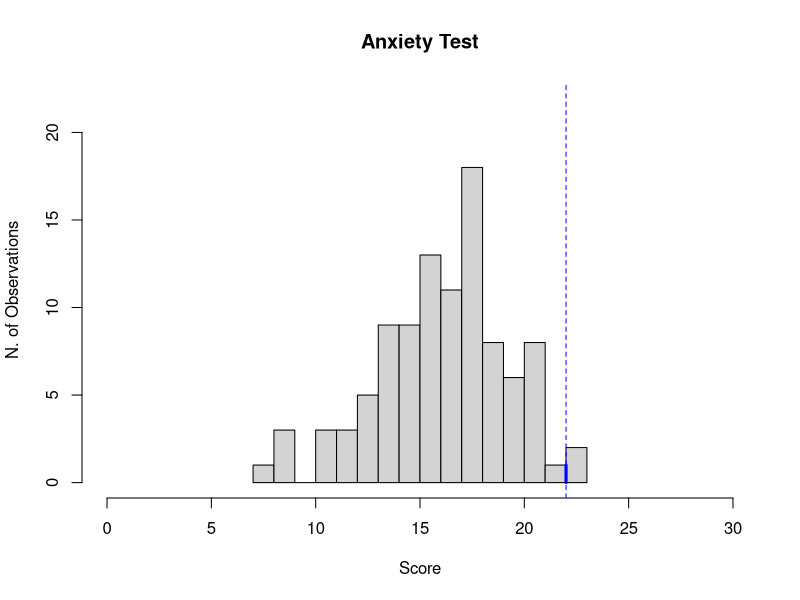
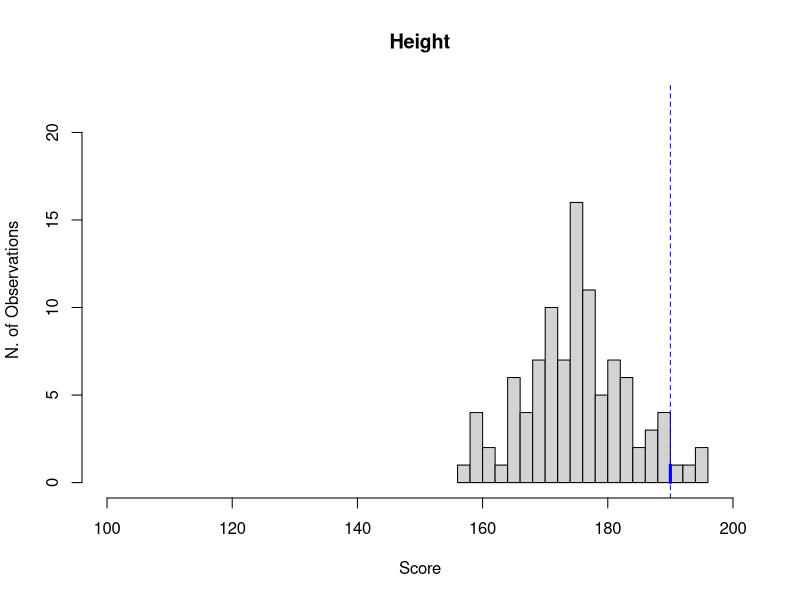

The R source for these figures, in order:
## ---- chunk 1
#initialize a quato template for resuse
knitr::opts_template$set(
  myplot = list(
    echo = FALSE,
    fig.show = "asis",
    dpi = 100,
    fig.width = 7,
    fig.height = 5
  )
)

## ---- chunk 2
#initialize a quato template for resuse
knitr::opts_template$set(
  myplot = list(
    echo = FALSE,
    fig.show = "asis",
    dpi = 100,
    fig.width = 7,
    fig.height = 5
  )
)
## ---- chunk 3
#| opts.label: myplot

my_score=22
set.seed(42)
hist(rnorm(100, mean=16, sd=3), ylim=c(0,22), xlim=c(0,30), xlab="Score", ylab="N. of Observations", breaks=20, main="Anxiety Test")
segments(my_score, 0, my_score, 1, lwd=3, col="blue")
abline(v=my_score, lty=2, col="blue")

## ---- chunk 4
#| opts.label: myplot

my_score=190
set.seed(100)
hist(rnorm(100, mean=175, sd=8), ylim=c(0,22), xlim=c(100,200), xlab="Score", ylab="N. of Observations", breaks=20, main="Height")
segments(my_score, 0, my_score, 1, lwd=3, col="blue")
abline(v=my_score, lty=2, col="blue")
